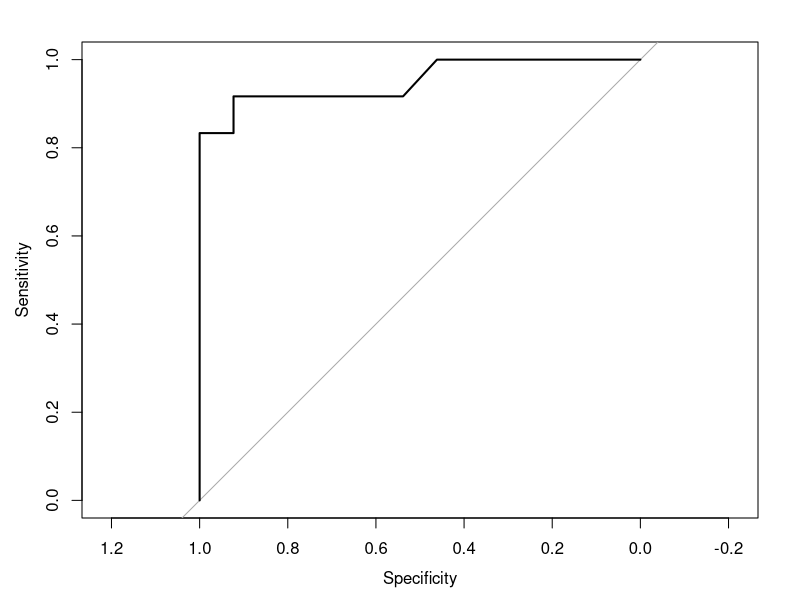
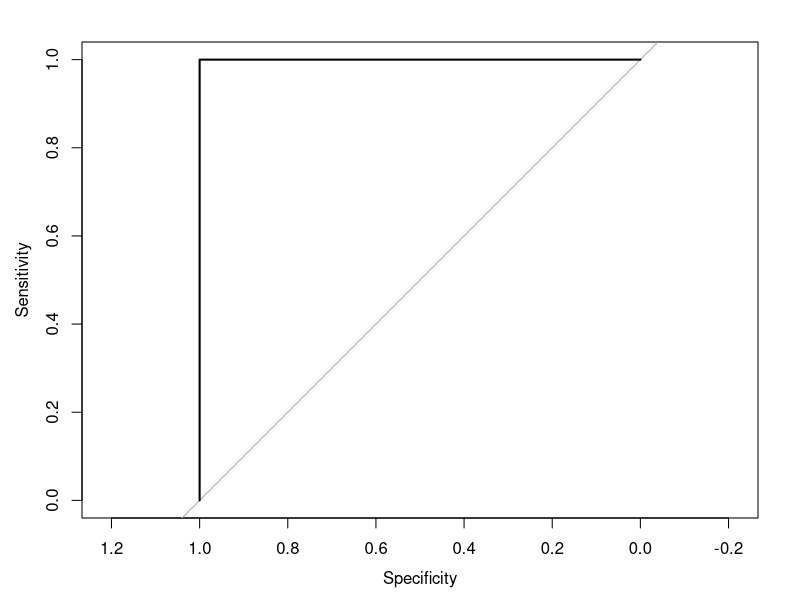

Write the R code that produced these figures, in order.
library(pROC)
library(caret)

set.seed(1313)

# Cargar los datos.
datos <- mtcars
datos$am <- factor(datos$am)

# Separar conjuntos de entrenamiento y prueba.
n <- nrow(datos)
n_entrenamiento <- floor(0.8 * n)
muestra <- sample.int(n = n, size = n_entrenamiento, replace = FALSE)
entrenamiento <- datos[muestra, ]
prueba  <- datos[-muestra, ]

# Ajustar modelo.
modelo <- glm(am ~ wt, family = binomial(link = "logit"), data = entrenamiento)
print(summary(modelo))

# Evaluar el modelo con el conjunto de entrenamiento.
cat("Evaluación del modelo a partir del conjunto de entrenamiento:\n")
probs_e <- predict(modelo, entrenamiento, type = "response")

umbral <- 0.5
preds_e <- sapply(probs_e, function(p) ifelse(p >= umbral, "1", "0"))
preds_e <- factor(preds_e, levels = levels(datos[["am"]]))

ROC_e <- roc(entrenamiento[["am"]], probs_e)
plot(ROC_e)

matriz_e <- confusionMatrix(preds_e, entrenamiento[["am"]])
print(matriz_e)

# Evaluar el modelo con el conjunto de prueba.
cat("Evaluación del modelo a partir del conjunto de prueba:\n")
probs_p <- predict(modelo, prueba, type = "response")

preds_p <- sapply(probs_p, function(p) ifelse(p >= umbral, "1", "0"))
preds_p <- factor(preds_p, levels = levels(datos[["am"]]))

ROC_p <- roc(prueba[["am"]], probs_p)
plot(ROC_p)

matriz_p <- confusionMatrix(preds_p, prueba[["am"]])
print(matriz_p)